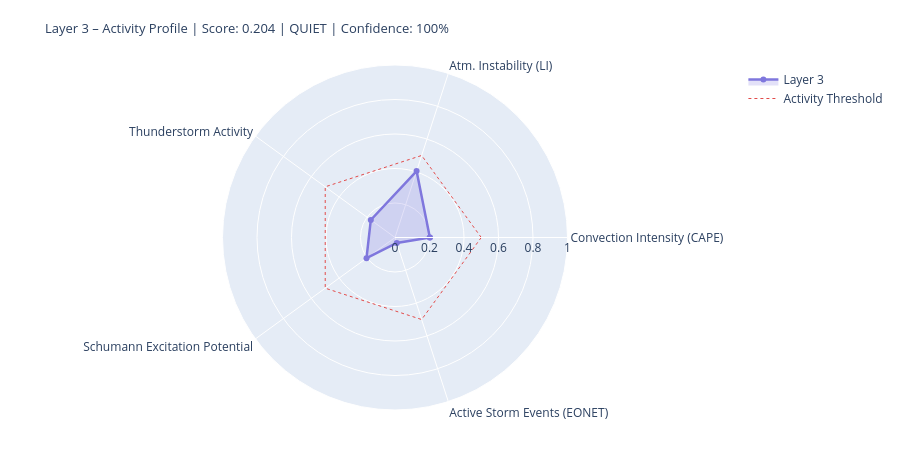

The notebook cell this image was saved under:
### Markdown cell above
---
## 4. State Assessment & Handoff to Layer 4/5

### Code cell
# ============================================================
# LAYER-3-SCORE
# Five dynamic components
# ============================================================

def norm(v, lo, hi):
    if v is None or (isinstance(v, float) and math.isnan(v)): return None
    return round(max(0.0, min(1.0, (v - lo) / (hi - lo))), 4)

# --- 1) Convection intensity (global CAPE mean) ---
cape_mean = df_atm['cape'].dropna().mean() if not df_atm.empty else None
conv_score = norm(cape_mean, 0, 3000)
conv_src   = 'primary' if cape_mean is not None else 'missing'

# --- 2) Atmospheric instability (LI mean) ---
li_mean   = df_atm['li'].dropna().mean() if not df_atm.empty else None
# Negative LI = unstable → higher score
instab_score = norm(-li_mean if li_mean is not None else None, -6, 6)
instab_src   = 'primary' if li_mean is not None else 'missing'

# --- 3) Thunderstorm activity (mean thunder score + WMO count) ---
thunder_mean = df_atm['thunder_score'].mean() if not df_atm.empty else None
n_thunder    = int(df_atm['thunderstorm'].sum()) if not df_atm.empty else 0
thunder_score_val = norm(
    (thunder_mean or 0) * 0.7 + n_thunder * 0.1, 0, 1.0
) if thunder_mean is not None else None
thunder_src = 'primary'

# --- 4) Schumann excitation potential (weighted Schumann contribution) ---
schumann_pot = df_atm['schumann_contribution'].mean() if not df_atm.empty else None
# Boosted by Layer-2 thunderstorm trigger
if schumann_pot is not None and l2_thunder:
    schumann_pot = min(1.0, schumann_pot * 1.2)
schumann_score = norm(schumann_pot, 0, 1.0) if schumann_pot is not None else None
schumann_src   = 'derived'

# --- 5) Storm activity (NASA EONET) ---
# Distinction: None = data not loaded, 0.0 = loaded but no events
storm_score = None
storm_src   = 'missing'
if raw.get('storms') is not None:          # API reached successfully
    storm_score = norm(len(storm_events), 0, 30) if storm_events else 0.0
    storm_src   = 'primary'

# X-Ray and Kp: context only, not in dynamic score
# (X-Ray = Layer-0/4 driver; Kp = geomagnetic index, not a lightning proxy)
xray_context = None
if raw.get('xray'):
    df_xc = pd.DataFrame(raw['xray'])
    fc = next((c for c in df_xc.columns
               if any(k in c.lower() for k in ['flux','long']) and 'time' not in c.lower()),
              df_xc.columns[1])
    df_xc[fc] = pd.to_numeric(df_xc[fc], errors='coerce')
    xray_last = df_xc[fc].dropna().iloc[-1] if not df_xc[fc].dropna().empty else None
    if xray_last:
        xray_class = ('X' if xray_last>=1e-4 else 'M' if xray_last>=1e-5
                      else 'C' if xray_last>=1e-6 else 'B')
        xray_context = {'flux': float(xray_last), 'class': xray_class}
        print(f'X-Ray context: {xray_class}-class ({xray_last:.2e} W/m²)')

# --- Aggregate ---
COMPONENTS = {
    'Convection Intensity (CAPE)':  {'score': conv_score,       'source': conv_src,    'dynamic': True},
    'Atm. Instability (LI)':         {'score': instab_score,     'source': instab_src,  'dynamic': True},
    'Thunderstorm Activity':              {'score': thunder_score_val, 'source': thunder_src, 'dynamic': True},
    'Schumann Excitation Potential':   {'score': schumann_score,   'source': schumann_src,'dynamic': True},
    'Active Storm Events (EONET)': {'score': storm_score,      'source': storm_src,   'dynamic': True},
}

available   = {k: v['score'] for k, v in COMPONENTS.items() if v['score'] is not None}
unavailable = [k for k, v in COMPONENTS.items() if v['score'] is None]
layer3_score = round(sum(available.values()) / len(available), 4) if available else None
confidence   = round(len(available) / len(COMPONENTS), 2)
level = ('unknown' if layer3_score is None
         else 'quiet'   if layer3_score < 0.3
         else 'moderate' if layer3_score < 0.6
         else 'active')
dominant_l3 = max(available, key=available.get) if available else 'none'

# --- Ausgabe ---
W = 68
print('=' * W)
print('LAYER 3 – ATMOSPHERE / WEATHER / THUNDERSTORMS – STATE ASSESSMENT')
print('=' * W)
for name, comp in COMPONENTS.items():
    s = comp['score']
    if s is not None:
        bar = '█' * int(s * 20) + '░' * (20 - int(s * 20))
        print(f'  {name:<36} {bar}  {s:.3f}  [{comp["source"]}]')
    else:
        print(f'  {name:<36} {"─" * 20}  n/a   [missing]')
print('-' * W)
print(f'  Score:        {layer3_score:.3f}  ({len(available)}/{len(COMPONENTS)} components)')
print(f'  Confidence:   {confidence:.0%}')
print(f'  Level:        {level.upper()}')
print(f'  Dominant:     {dominant_l3}')
print(f'  CAPE mean:    {cape_mean:.0f} J/kg' if cape_mean else '  CAPE mean:    n/a')
print(f'  LI mean:      {li_mean:.1f} K' if li_mean is not None else '  LI mean:      n/a')
print(f'  Thunderstorms:{n_thunder} points (WMO)  +  {len(storm_events)} NASA EONET')
print('=' * W)

# Radar
cats   = list(available.keys())
vals_r = list(available.values())
if len(cats) >= 3:
    fig = go.Figure()
    fig.add_trace(go.Scatterpolar(
        r=vals_r + [vals_r[0]], theta=cats + [cats[0]],
        fill='toself', fillcolor='rgba(127,119,221,0.22)',
        line=dict(color='#7F77DD', width=2.5), name='Layer 3'
    ))
    fig.add_trace(go.Scatterpolar(
        r=[0.5] * (len(cats)+1), theta=cats + [cats[0]],
        line=dict(color='#E24B4A', dash='dot', width=1),
        mode='lines', name='Activity Threshold'
    ))
    fig.update_layout(
        title=dict(
            text=f'Layer 3 – Activity Profile | Score: {layer3_score:.3f} | {level.upper()} | Confidence: {confidence:.0%}',
            font=dict(size=13)
        ),
        polar=dict(radialaxis=dict(visible=True, range=[0, 1])),
        height=450, showlegend=True,
        margin=dict(l=60, r=60, t=65, b=40)
    )
    fig.show()

### Figure 1 — Plotly figure (JSON) as saved in the notebook; plotly's stock layout.template omitted (floating-point values rounded to 4 significant figures)
{"data": [{"fill": "toself", "fillcolor": "rgba(127,119,221,0.22)", "line": {"color": "#7F77DD", "width": 2.5}, "name": "Layer 3", "r": [0.202, 0.405, 0.1733, 0.2042, 0.0333, 0.202], "theta": ["Convection Intensity (CAPE)", "Atm. Instability (LI)", "Thunderstorm Activity", "Schumann Excitation Potential", "Active Storm Events (EONET)", "Convection Intensity (CAPE)"], "type": "scatterpolar"}, {"line": {"color": "#E24B4A", "dash": "dot", "width": 1}, "mode": "lines", "name": "Activity Threshold", "r": [0.5, 0.5, 0.5, 0.5, 0.5, 0.5], "theta": ["Convection Intensity (CAPE)", "Atm. Instability (LI)", "Thunderstorm Activity", "Schumann Excitation Potential", "Active Storm Events (EONET)", "Convection Intensity (CAPE)"], "type": "scatterpolar"}], "layout": {"height": 450, "margin": {"b": 40, "l": 60, "r": 60, "t": 65}, "polar": {"radialaxis": {"range": [0, 1], "visible": true}}, "showlegend": true, "title": {"font": {"size": 13}, "text": "Layer 3 – Activity Profile | Score: 0.204 | QUIET | Confidence: 100%"}}}
